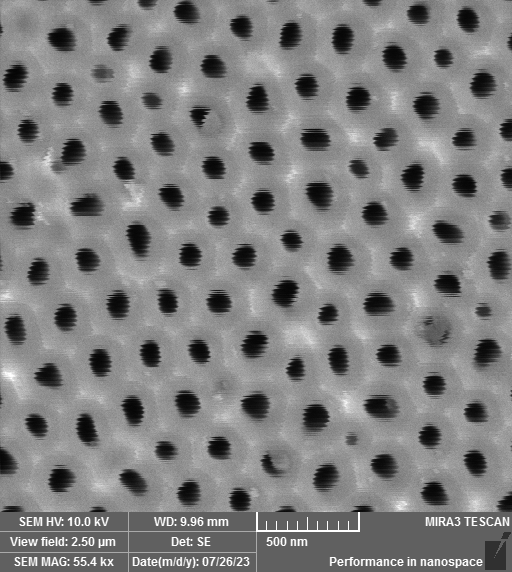
#> input picture test_img/back/Phosp-1hr-back-04.tif, 512 x 572 px, found by its file name
$ python edge_test.py
#> lines starting #> are read from the running program, lines starting #| are printed output that depends on the picture; after the words box and inside, x2 and y2 are one past the last pixel; in counts of white or black regions, pixels touching at a corner belong together
import numpy as np
import cv2
import math
from matplotlib import pyplot as plt

def extract(tree):
    for x in range(len(tree)):
        if type(tree[x]) == list:
            tree[x] = extract(tree[x])
        else:
            return tree[x]

    return tree

img_path='test_img/back/Phosp-1hr-back-04.tif'
img = cv2.imread(img_path, 0)
#> img is the input picture: shape (572, 512); min 4, max 255, mean 127
content_img = img[0:512, 0:512]
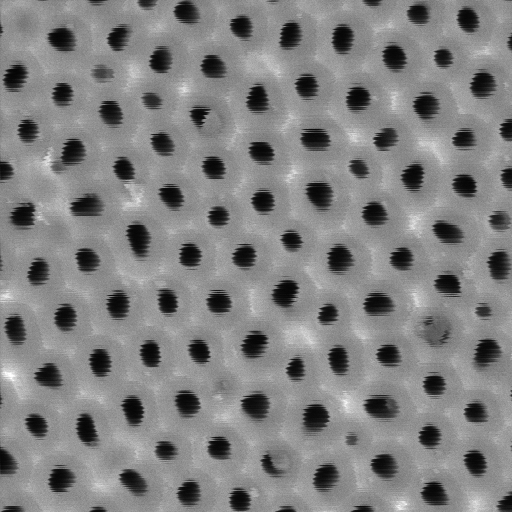
#> content_img: shape (512, 512); min 4, max 255, mean 128.7


kernel = np.ones((3,3), np.uint8)
content_blur = cv2.GaussianBlur(content_img, (3,3), 0)
ret, edges=cv2.threshold(content_blur,100,255,cv2.THRESH_BINARY_INV)
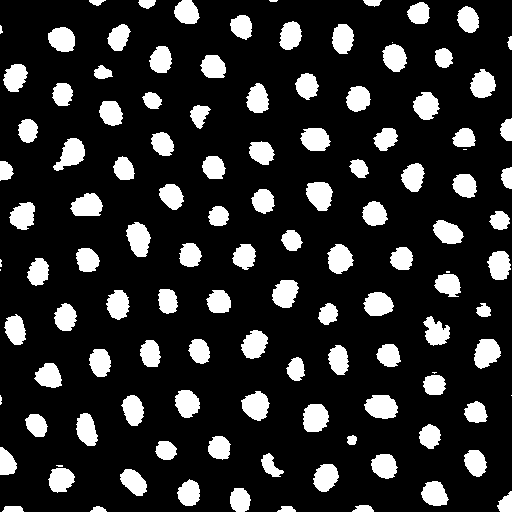
#> edges: shape (512, 512); 16.9% white; 119 white regions (11 under 20 px), largest, box (x1, y1, x2, y2) and area: (364, 395, 398, 419) 629, (126, 222, 151, 257) 613, (53, 138, 85, 171) 600
close = cv2.morphologyEx(edges,cv2.MORPH_CLOSE,kernel,iterations=3)
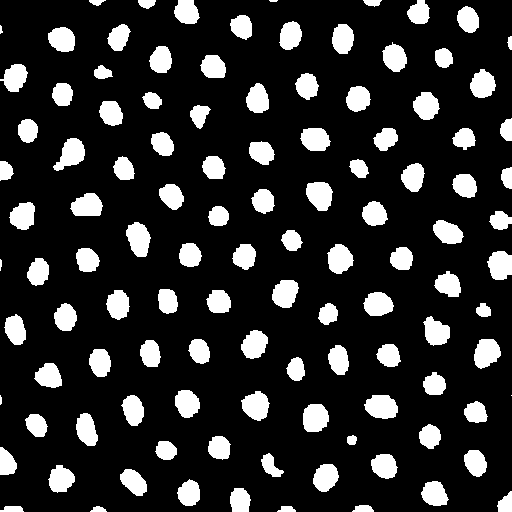
#> close: shape (512, 512); 17.3% white; 113 white regions (5 under 20 px)
result = cv2.morphologyEx(edges,cv2.MORPH_CLOSE,kernel,iterations=3)
cnts = cv2.findContours(result, cv2.RETR_LIST,
                    cv2.CHAIN_APPROX_SIMPLE)[-2]
#> cnts = 113 contours, 5 with area under 20; largest, box (x1, y1, x2, y2) and area: (364, 395, 398, 419) 589, (126, 222, 151, 257) 576, (303, 404, 329, 432) 564, (53, 138, 85, 171) 562, (306, 182, 333, 211) 559
for cnt in cnts:
    cv2.drawContours(result,[cnt], 0, (255,255,255), -1)
#> this loop made 113 passes
#> cnt on pass 24: [[511, 395]]
print(cnts[1])
#| [[[ 96 506]]
#|  [[ 95 507]]
#|  [[ 93 507]]
#|  [[ 93 509]]
#|  [[ 92 510]]
#|  [[ 91 510]]
#|  [[ 90 511]]
#|  [[106 511]]
#|  [[105 510]]
#|  [[105 509]]
#|  [[104 509]]
#|  [[102 507]]
#> (further printed lines are left out)
pairs=[]
for array in cnts[1]:
        pairs.append([array[0][0],array[0][1]])
#> this loop made 14 passes
#> array on passes 1 to 12: [[96, 506]], [[95, 507]], [[93, 507]], [[93, 509]], [[92, 510]], [[91, 510]], [[90, 511]], [[106, 511]], [[105, 510]], [[105, 509]], [[104, 509]], [[102, 507]]
#> after the loop, pairs = [[96, 506], [95, 507], [93, 507], [93, 509], [92, 510], [91, 510], [90, 511], [106, 511], [105, 510], [105, 509], [104, 509], [102, 507], [100, 507], [99, 506]]
print(pairs)
#| [[96, 506], [95, 507], [93, 507], [93, 509], [92, 510], [91, 510], [90, 511], [106, 511], [105, 510], [105, 509], [104, 509], [102, 507], [100, 507], [99, 506]]

$ run again, with test_img/back/Phosp-1hr-back-01.tif copied over test_img/back/Phosp-1hr-back-04.tif
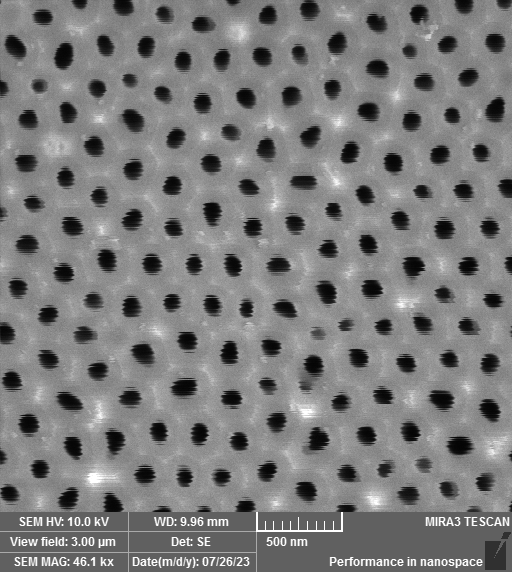
#> input picture test_img/back/Phosp-1hr-back-01.tif, 512 x 572 px, found by its file name
#> img is the input picture: shape (572, 512); min 4, max 255, mean 123.8
#> `ret, edges=cv2.threshold(content_blur,100,255,cv2.THRESH_BINARY_INV)`:
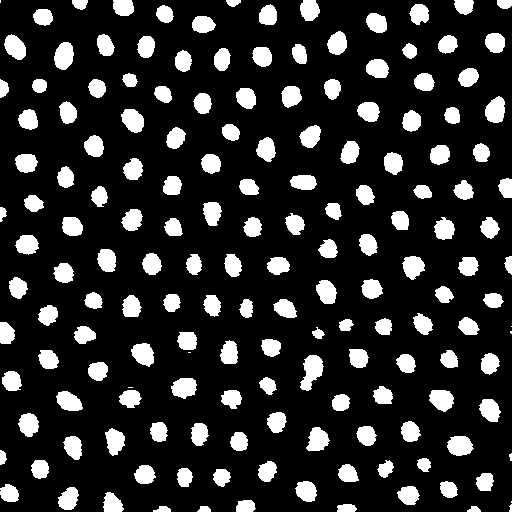
#> edges: shape (512, 512); 17.3% white; 168 white regions (8 under 20 px), largest, box (x1, y1, x2, y2) and area: (300, 355, 324, 391) 517, (54, 42, 74, 70) 426, (447, 436, 474, 456) 417
#> `close = cv2.morphologyEx(edges,cv2.MORPH_CLOSE,kernel,iterations=3)`:
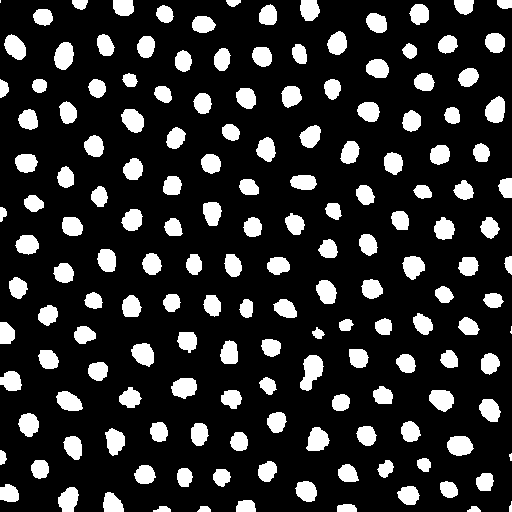
#> close: shape (512, 512); 17.5% white; 164 white regions (3 under 20 px)
#> cnts = 164 contours, 4 with area under 20; largest, box (x1, y1, x2, y2) and area: (300, 355, 324, 391) 488, (54, 42, 74, 70) 392, (447, 436, 474, 456) 388, (485, 96, 505, 123) 380, (429, 390, 454, 412) 379
#| [[[200 506]]
#|  [[200 508]]
#|  [[197 511]]
#|  [[210 511]]
#|  [[210 509]]
#|  [[207 506]]]
#> the loop `for array in cnts[1]:` made 6 passes
#> array on passes 1 to 6: [[200, 506]], [[200, 508]], [[197, 511]], [[210, 511]], [[210, 509]], [[207, 506]]
#> after the loop `for array in cnts[1]:`: pairs = [[200, 506], [200, 508], [197, 511], [210, 511], [210, 509], [207, 506]]
#| [[200, 506], [200, 508], [197, 511], [210, 511], [210, 509], [207, 506]]

$ run again, with test_img/back/Phosp-1hr-back-02.tif copied over test_img/back/Phosp-1hr-back-04.tif
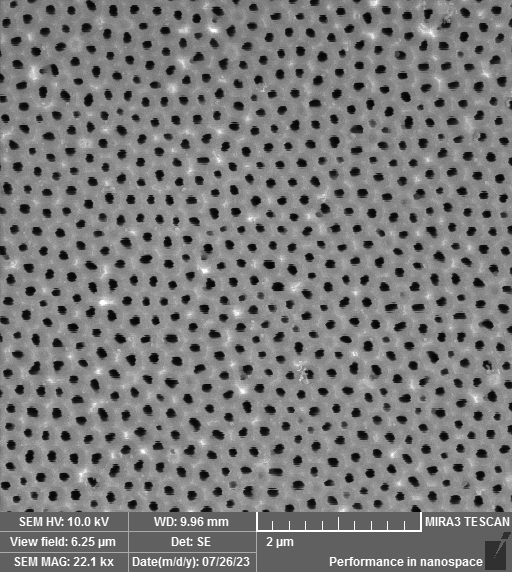
#> input picture test_img/back/Phosp-1hr-back-02.tif, 512 x 572 px, found by its file name
#> img is the input picture: shape (572, 512); min 4, max 255, mean 122.2
#> `ret, edges=cv2.threshold(content_blur,100,255,cv2.THRESH_BINARY_INV)`:
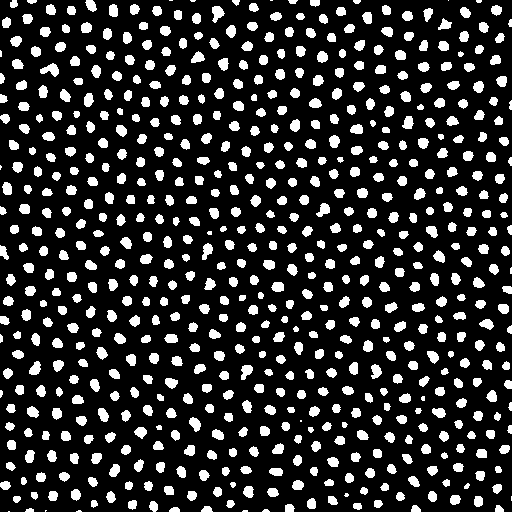
#> edges: shape (512, 512); 18% white; 658 white regions (19 under 20 px), largest, box (x1, y1, x2, y2) and area: (40, 63, 59, 77) 151, (212, 6, 225, 23) 139, (241, 365, 253, 380) 123
#> `close = cv2.morphologyEx(edges,cv2.MORPH_CLOSE,kernel,iterations=3)`:
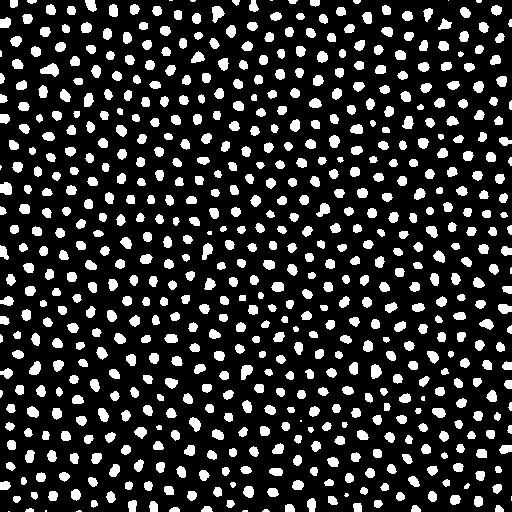
#> close: shape (512, 512); 18.1% white; 658 white regions (19 under 20 px)
#> cnts = 658 contours, 32 with area under 20; largest, box (x1, y1, x2, y2) and area: (40, 63, 59, 77) 140, (212, 6, 225, 23) 121, (0, 182, 12, 195) 110, (241, 365, 253, 380) 108, (371, 364, 382, 379) 106
#> the loop `for cnt in cnts:` made 658 passes
#> cnt on passes 1, 2, 4: [[8, 511], [9, 511]], [[243, 510], [242, 511], [247, 511], [247, 510]], [[45, 510], [45, 511], [46, 511], [46, 510]]
#| [[[243 510]]
#|  [[242 511]]
#|  [[247 511]]
#|  [[247 510]]]
#> the loop `for array in cnts[1]:` made 4 passes
#> array on passes 1 to 4: [[243, 510]], [[242, 511]], [[247, 511]], [[247, 510]]
#> after the loop `for array in cnts[1]:`: pairs = [[243, 510], [242, 511], [247, 511], [247, 510]]
#| [[243, 510], [242, 511], [247, 511], [247, 510]]

$ run again, with test_img/back/Phosp-1hr-back-03.tif copied over test_img/back/Phosp-1hr-back-04.tif
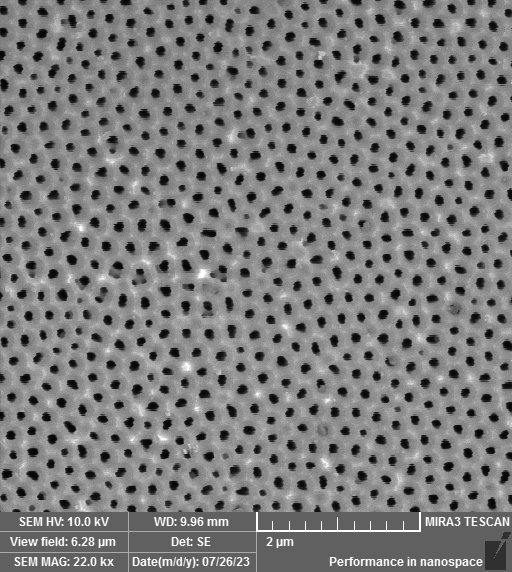
#> input picture test_img/back/Phosp-1hr-back-03.tif, 512 x 572 px, found by its file name
#> img is the input picture: shape (572, 512); min 4, max 255, mean 124.4
#> `ret, edges=cv2.threshold(content_blur,100,255,cv2.THRESH_BINARY_INV)`:
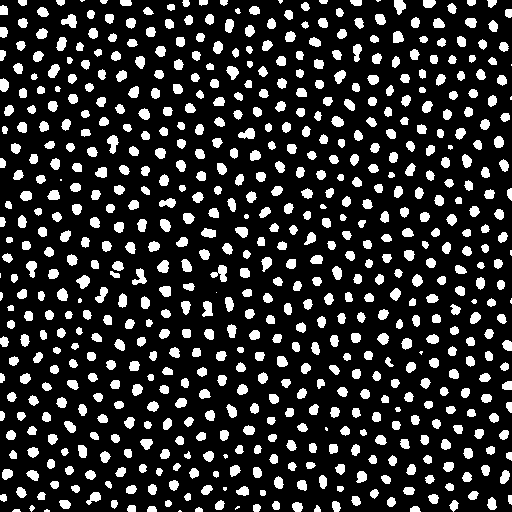
#> edges: shape (512, 512); 18% white; 658 white regions (18 under 20 px), largest, box (x1, y1, x2, y2) and area: (210, 265, 227, 282) 156, (61, 14, 77, 28) 140, (132, 268, 147, 285) 138
#> `close = cv2.morphologyEx(edges,cv2.MORPH_CLOSE,kernel,iterations=3)`:
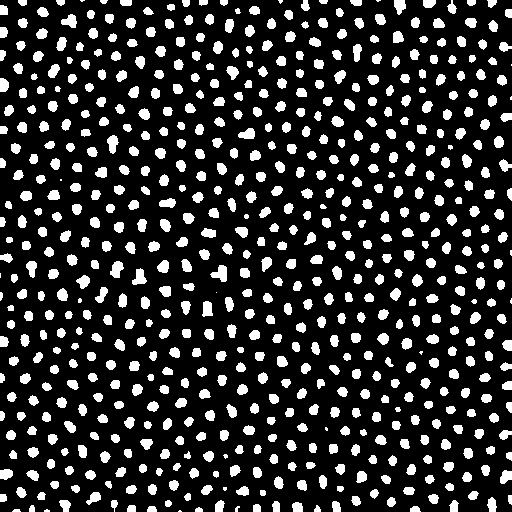
#> close: shape (512, 512); 18.2% white; 657 white regions (18 under 20 px)
#> cnts = 657 contours, 28 with area under 20; largest, box (x1, y1, x2, y2) and area: (210, 265, 227, 282) 150, (110, 261, 124, 278) 134, (132, 268, 147, 285) 131, (107, 135, 119, 154) 124, (61, 14, 77, 28) 121
#> the loop `for cnt in cnts:` made 657 passes
#> cnt on pass 1: [[179, 510], [178, 511], [181, 511], [180, 510]]
#| [[[ 46 509]]
#|  [[ 45 510]]
#|  [[ 44 510]]
#|  [[ 44 511]]
#|  [[ 49 511]]
#|  [[ 49 510]]
#> (further printed lines are left out)
#> the loop `for array in cnts[1]:` made 8 passes
#> array on passes 1 to 8: [[46, 509]], [[45, 510]], [[44, 510]], [[44, 511]], [[49, 511]], [[49, 510]], [[48, 510]], [[47, 509]]
#> after the loop `for array in cnts[1]:`: pairs = [[46, 509], [45, 510], [44, 510], [44, 511], [49, 511], [49, 510], [48, 510], [47, 509]]
#| [[46, 509], [45, 510], [44, 510], [44, 511], [49, 511], [49, 510], [48, 510], [47, 509]]
